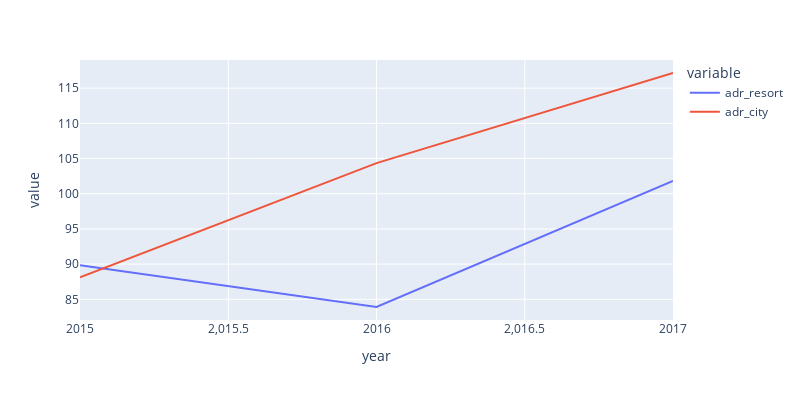

Write notebook code for a chart like this one.
### Code cell
year_resort = data_no_canceled[data_no_canceled.hotel=='Resort Hotel'].groupby(data_no_canceled.arrival_date_year).adr.mean().reset_index()
year_city = data_no_canceled[data_no_canceled.hotel == 'City Hotel'].groupby(data_no_canceled.arrival_date_year).adr.mean().reset_index()
year = year_resort.merge(year_city, on='arrival_date_year')
year.columns = ['year', 'adr_resort', 'adr_city']
fig = px.line(year, x='year', y=['adr_resort','adr_city'], width=800, height=400)
fig.show()

### Figure 1 — Plotly figure (JSON) as saved in the notebook; plotly's stock layout.template omitted (floating-point values rounded to 4 significant figures)
{"data": [{"hovertemplate": "variable=adr_resort<br>year=%{x}<br>value=%{y}<extra></extra>", "legendgroup": "adr_resort", "line": {"color": "#636efa", "dash": "solid"}, "marker": {"symbol": "circle"}, "mode": "lines", "name": "adr_resort", "orientation": "v", "showlegend": true, "type": "scatter", "x": [2015, 2016, 2017], "xaxis": "x", "y": [89.83, 83.91, 101.8], "yaxis": "y"}, {"hovertemplate": "variable=adr_city<br>year=%{x}<br>value=%{y}<extra></extra>", "legendgroup": "adr_city", "line": {"color": "#EF553B", "dash": "solid"}, "marker": {"symbol": "circle"}, "mode": "lines", "name": "adr_city", "orientation": "v", "showlegend": true, "type": "scatter", "x": [2015, 2016, 2017], "xaxis": "x", "y": [88.14, 104.3, 117.2], "yaxis": "y"}], "layout": {"height": 400, "legend": {"title": {"text": "variable"}, "tracegroupgap": 0}, "margin": {"t": 60}, "width": 800, "xaxis": {"anchor": "y", "domain": [0, 1], "title": {"text": "year"}}, "yaxis": {"anchor": "x", "domain": [0, 1], "title": {"text": "value"}}}}
